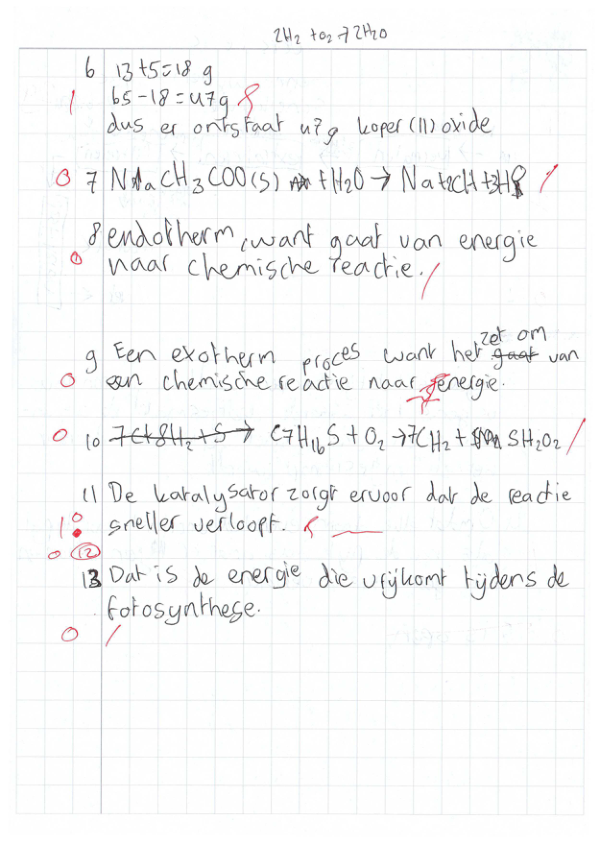
#> input picture image_output/outfile_i103_student51_1.png, 600 x 845 px; its folder holds only this picture in this run
$ jupyter execute --allow-errors handprint_section_analyzer.ipynb
#> lines starting #> are read from the running program, lines starting #| are printed output that depends on the picture
[cell 1]
# !pip install handprint

# handprint -a google creds/handprint_google_credentials.json

# fix protobuf
# pip uninstall protobuf
# pip install protobuf==3.20.*

EXtract images from pdf

[cell 2]
import fitz
import math


pdffile = "input.pdf"
#> (the rest of this cell did not finish here and is left out)

RED PEN REMOVER

[cell 3]
from PIL import Image, ImageEnhance
import sys
import os

[cell 4]
image_output_dir = "image_output/"
output_dir = "color_correction_output/"
for name in os.listdir(image_output_dir):
    img = Image.open(image_output_dir + name)
#> img is the input picture: PIL image 600x845 RGB; mean R, G, B 247.3, 247.6, 247.7
    img = img.convert("RGBA")
#> img: PIL image 600x845 RGBA

    pixdata = img.load()

    # Clean the background noise, if color != white, then set to black.

    # REMOVE RED PEN
    for y in range(img.size[1]):
        for x in range(img.size[0]):
            r, g, b, a = pixdata[x, y]

            # REMOVE RED PEN
            if (r - g > 20 and
                r - b > 20 and
                r > 200) :

                radius = 2

                for i in range(2*radius):
                    for j in range(2*radius):
                        pixdata[x + i - radius, y + j - radius] = (255, 255, 255)

    # img.convert("L")

    # SHARPEN
    enhancer = ImageEnhance.Sharpness(img)
    img = enhancer.enhance(10)
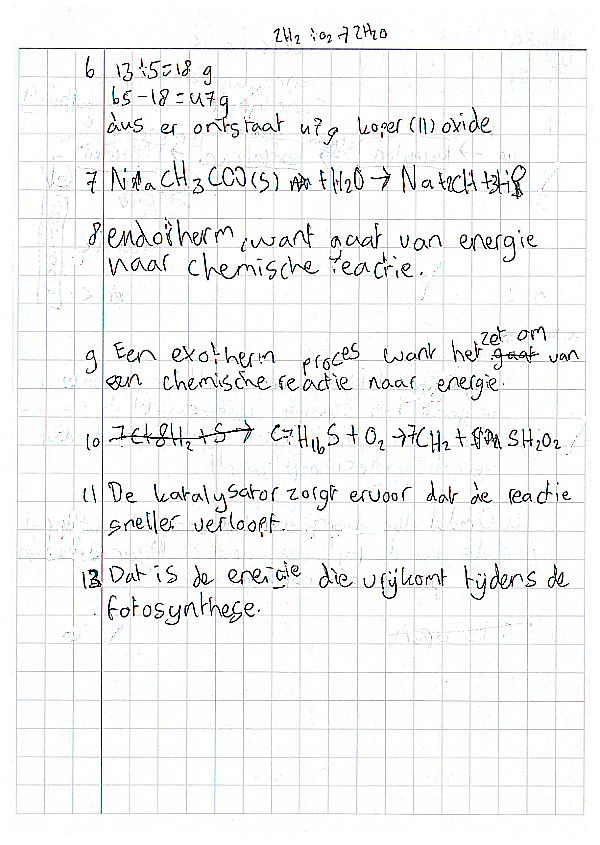
#> img: PIL image 600x845 RGBA; mean R, G, B, A 242.3, 242.9, 243, 255

    if (not os.path.exists(output_dir)):
        os.makedirs(output_dir)

    img.save(output_dir + name.replace('outfile_', 'colcor_'))

sections

[cell 5]
from PIL import Image, ImageDraw
import os
import shutil
import json
from pprint import pprint


current_path = os.getcwd()

input_path = current_path + r"/color_correction_output"
temp_path = current_path + r"/temp_pre_handprint"
output_dir = current_path + r"/handprint_output"
section_output = current_path + r"/section_output"

try:
    os.makedirs(temp_path)
except:
    pass

try:
    os.makedirs(output_dir)
except:
    pass

# [4 lines left out: function move_file, not called in this run]

for name in os.listdir(input_path):

    image = Image.open(input_path+"/"+name)
    # only take the sidebar
    image = image.crop((0,0,105,image.height))
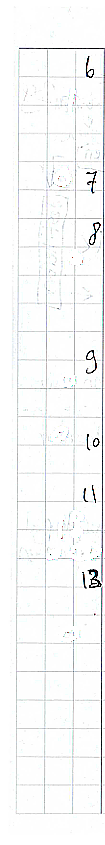
#> image: PIL image 105x845 RGBA; mean R, G, B, A 247, 247.7, 247.9, 255
    print(f'Sidebar ... {temp_path+"/"+name}')

    image.save(temp_path+"/"+name.replace('colcor_', 'sidebar_'))
    print(f'Sidebar ... done')

for name in os.listdir(temp_path):
    output_path = output_dir +"/" + name
    if (not os.path.exists(output_path)):
        print(f'Starting ... {output_path}')
        # command = f"handprint /o {output_dir} /e /s google {temp_path}/{name} "
        command = f"handprint /o {output_dir} /e /s microsoft {temp_path}/{name} "
        print(command)
        !{command}
        print(f'Starting ... done')
    else:
        print(f"path already exists: {output_path} ")

for name in os.listdir(input_path):
    if name.startswith('textoutput'):
        move_file(input_path+"/"+name, output_dir+"/"+name)

$ run again, on image_output/outfile_i116_student58_0.png
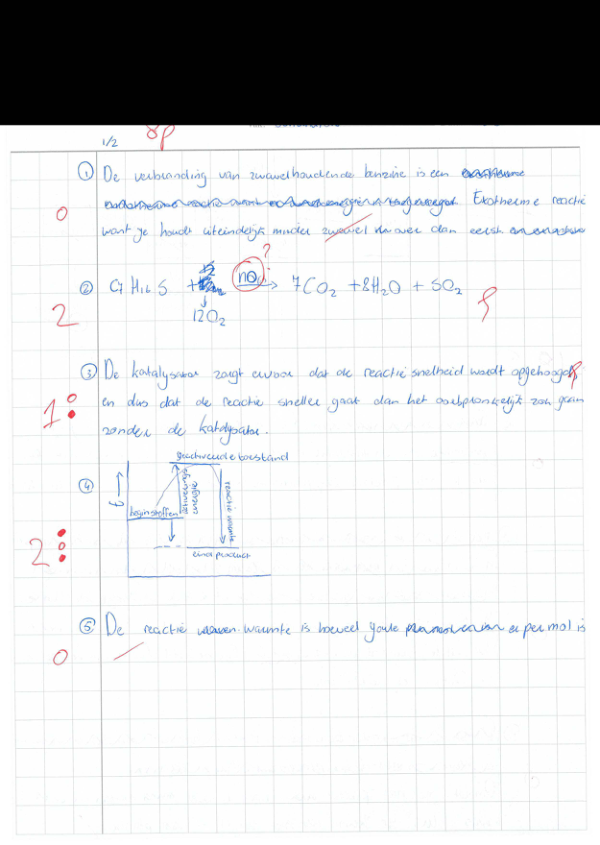
#> input picture image_output/outfile_i116_student58_0.png, 600 x 845 px
#> img is the input picture: PIL image 600x845 RGB; mean R, G, B 211.7, 212.6, 213.5
#> `img = enhancer.enhance(10)`:
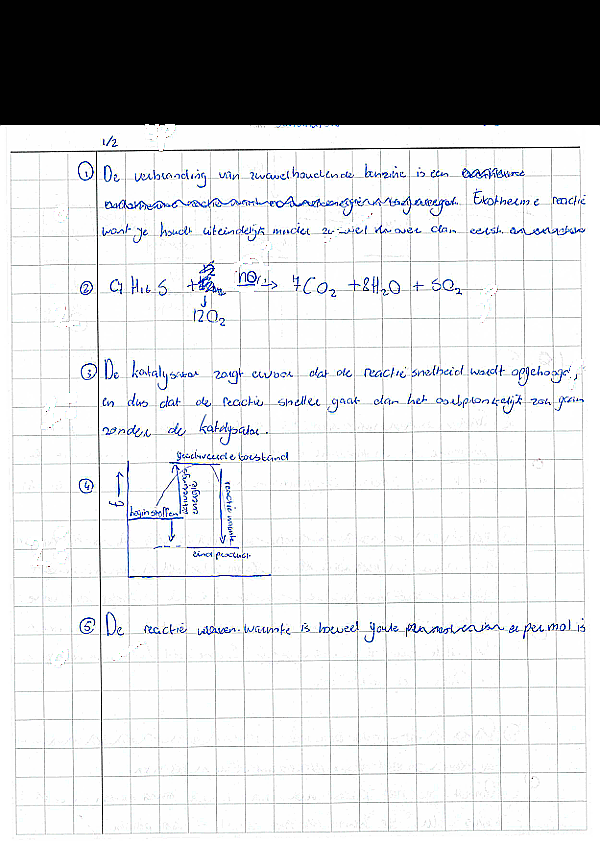
#> img: PIL image 600x845 RGBA; mean R, G, B, A 207.1, 208, 209.8, 255
#> `image = image.crop((0,0,105,image.height))`:
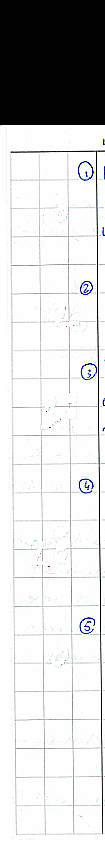
#> image: PIL image 105x845 RGBA; mean R, G, B, A 209.8, 210.3, 210.7, 255

$ run again, on image_output/outfile_i117_student58_1.png
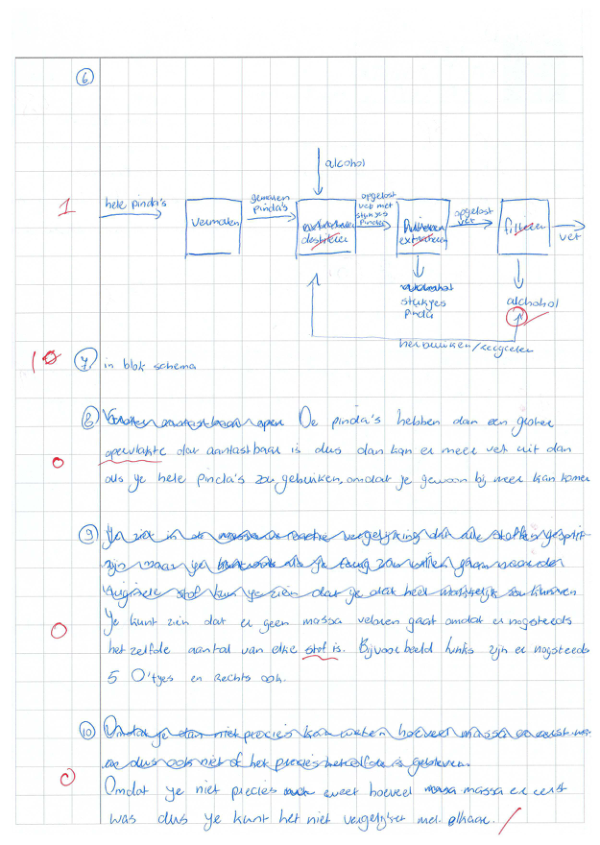
#> input picture image_output/outfile_i117_student58_1.png, 600 x 845 px
#> img is the input picture: PIL image 600x845 RGB; mean R, G, B 245.3, 247.7, 249.7
#> `img = enhancer.enhance(10)`:
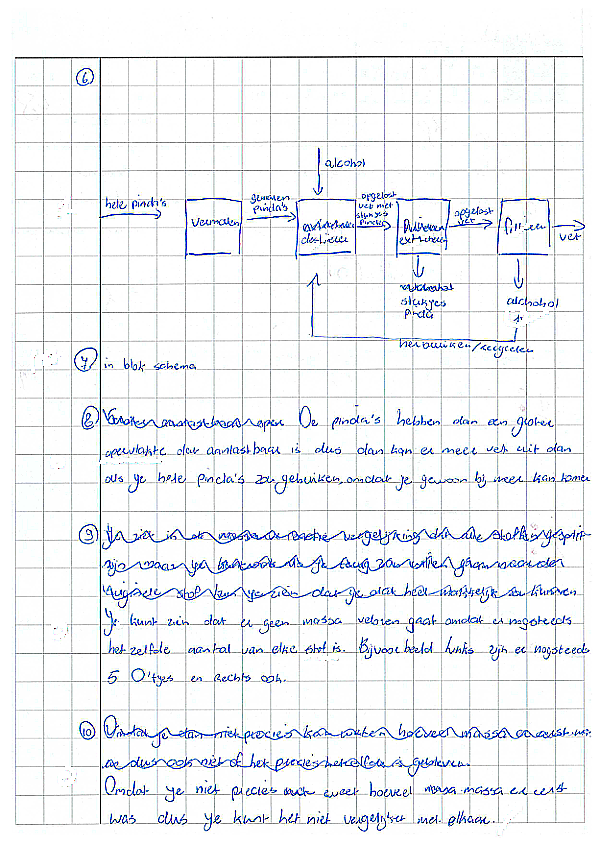
#> img: PIL image 600x845 RGBA; mean R, G, B, A 238.3, 240.3, 244.1, 255
#> `image = image.crop((0,0,105,image.height))`:
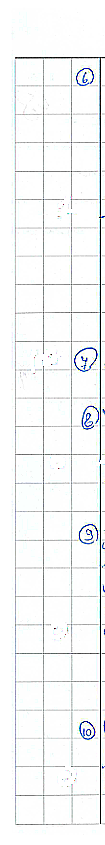
#> image: PIL image 105x845 RGBA; mean R, G, B, A 244.1, 245.5, 246.1, 255

$ run again, on image_output/outfile_i119_student59_1.png
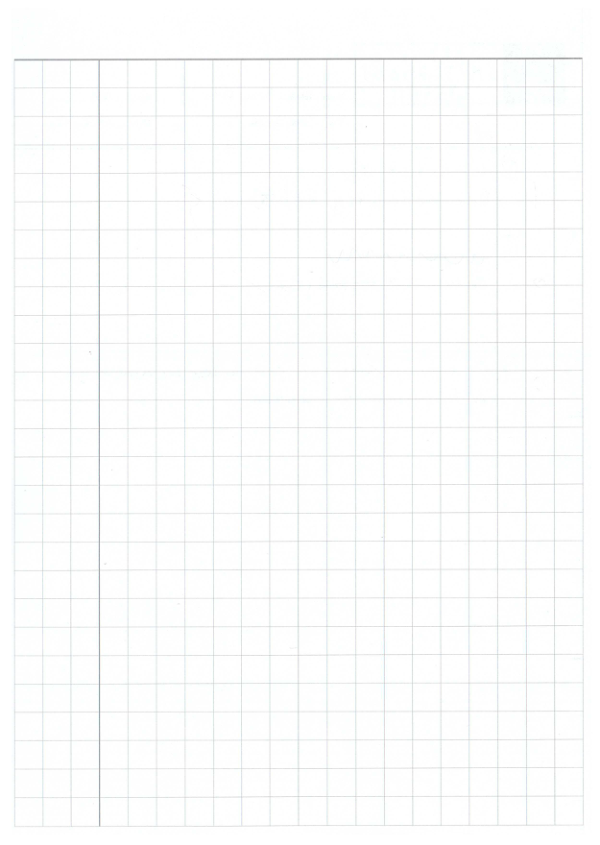
#> input picture image_output/outfile_i119_student59_1.png, 600 x 845 px
#> img is the input picture: PIL image 600x845 RGB; mean R, G, B 252, 252.5, 252.4
#> `img = enhancer.enhance(10)`:
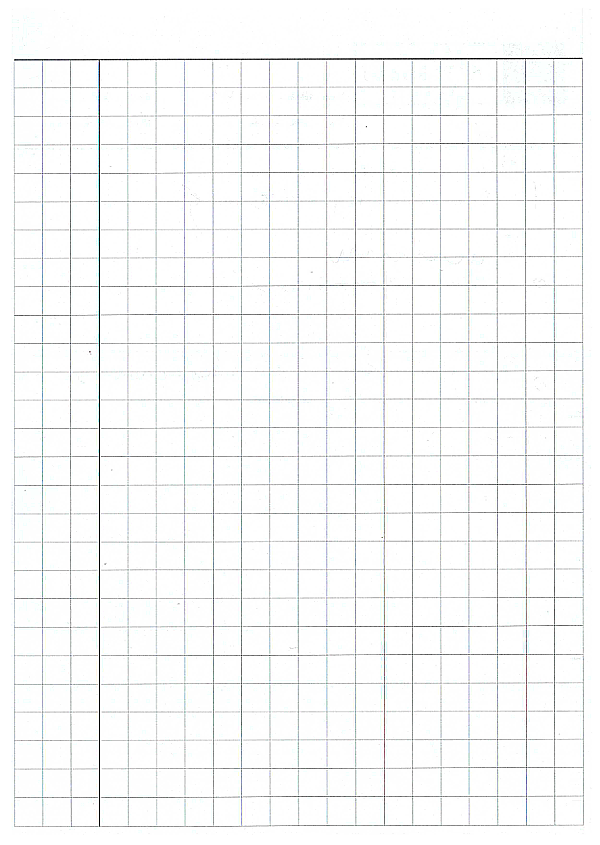
#> img: PIL image 600x845 RGBA; mean R, G, B, A 247.6, 248.2, 248.2, 255
#> `image = image.crop((0,0,105,image.height))`:
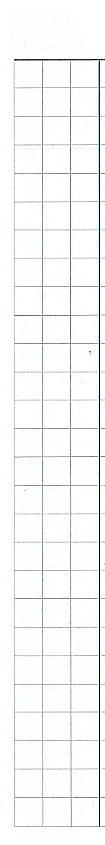
#> image: PIL image 105x845 RGBA; mean R, G, B, A 246.3, 247.3, 247.3, 255

$ run again, on image_output/outfile_i106_student53_0.png
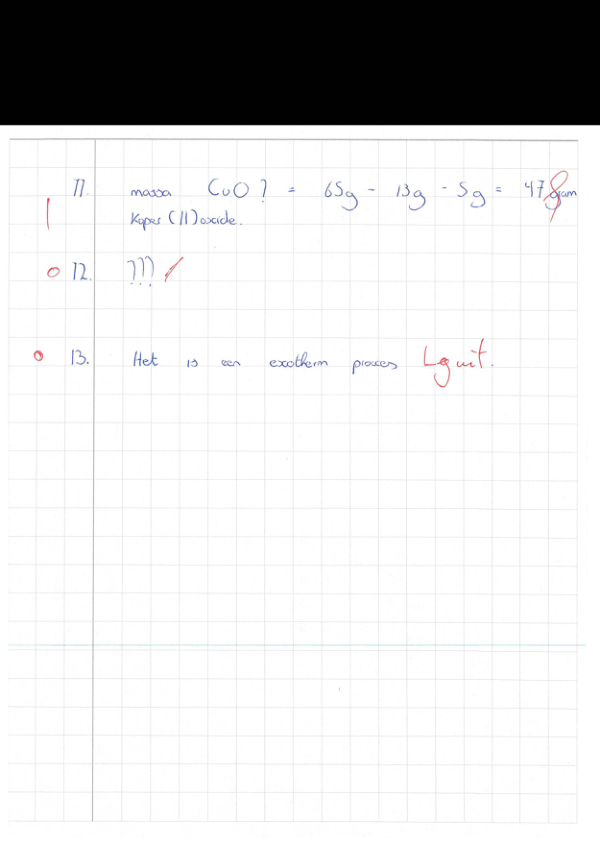
#> input picture image_output/outfile_i106_student53_0.png, 600 x 845 px
#> img is the input picture: PIL image 600x845 RGB; mean R, G, B 215.3, 215.3, 215.5
#> `img = enhancer.enhance(10)`:
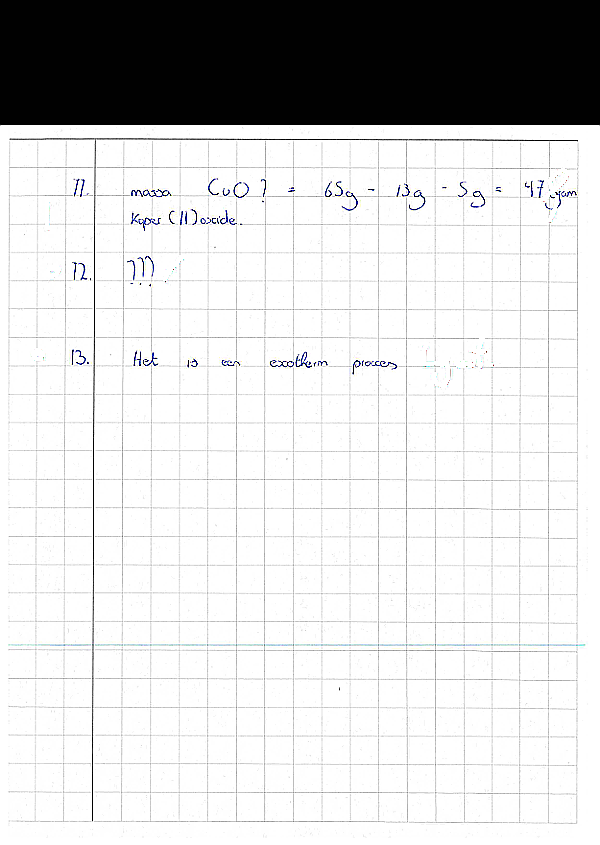
#> img: PIL image 600x845 RGBA; mean R, G, B, A 212.5, 212.6, 212.8, 255
#> `image = image.crop((0,0,105,image.height))`:
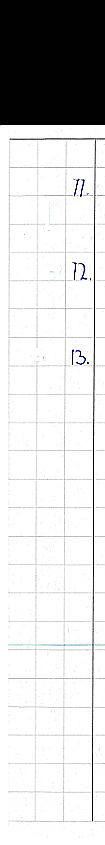
#> image: PIL image 105x845 RGBA; mean R, G, B, A 211.9, 212, 212.2, 255
